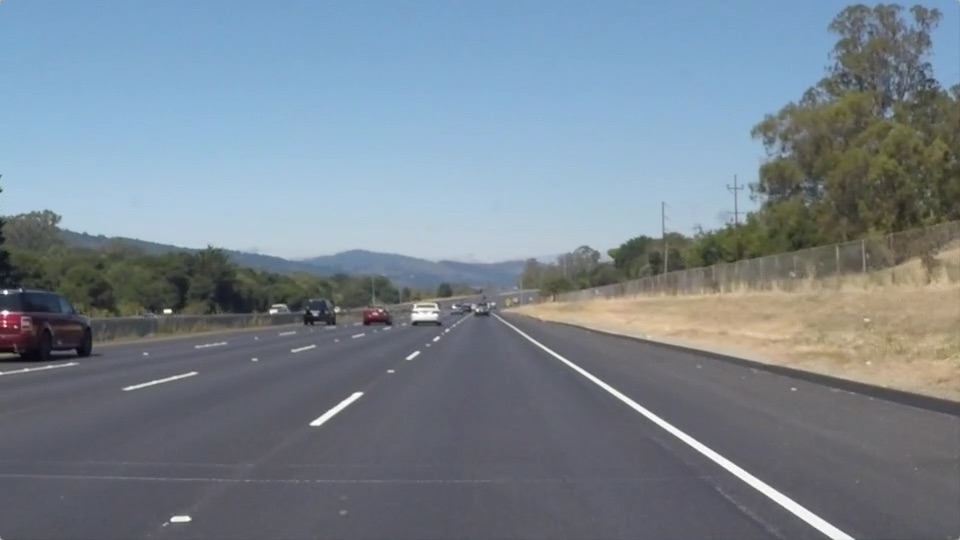
#> input picture sdcnd/CarND-LaneLines-P1-master/test_images/solidWhiteRight.jpg, 960 x 540 px
$ jupyter execute --allow-errors P1.ipynb   (shell and % lines are left out)
#> lines starting #> are read from the running program, lines starting #| are printed output that depends on the picture; after the words box and inside, x2 and y2 are one past the last pixel; in counts of white or black regions, pixels touching at a corner belong together
### sdcnd/CarND-LaneLines-P1-master/lane_segment.py
"""
LaneSegment class
"""
import math

class LaneSegment:
    """
    Encapsultes a lane segment defined by a raster image
    """
    def __init__(self, px1, py1, px2, py2):
        self.set_endpoints(px1, py1, px2, py2)

    def set_endpoints(self, px1, py1, px2, py2):
        """
        Set new endpoints for line segment.
        """
        self.px1 = px1
        self.py1 = py1
        self.px2 = px2
        self.py2 = py2
        self.d_x = px2 - px1
        self.d_y = py2 - py1
        self.abs_d_y = math.fabs(self.d_y)
        if self.d_x == 0:
            self.slope = float('NaN')
            self.abs_slope = float('NaN')
        else:
            self.slope = self.d_y / self.d_x
            self.abs_slope = math.fabs(self.slope)
        self.min_x = min(self.px1, self.px2)
        self.min_y = min(self.py1, self.py2)
        self.max_x = max(self.px1, self.px2)
        self.max_y = max(self.py1, self.py2)

### sdcnd/CarND-LaneLines-P1-master/P1.ipynb
# **Finding Lane Lines on the Road**
***
In this project, you will use the tools you learned about in the lesson to identify lane lines on the road.  You can develop your pipeline on a series of individual images, and later apply the result to a video stream (really just a series of images). Check out the video clip "raw-lines-example.mp4" (also contained in this repository) to see what the output should look like after using the helper functions below.

Once you have a result that looks roughly like "raw-lines-example.mp4", you'll need to get creative and try to average and/or extrapolate the line segments you've detected to map out the full extent of the lane lines.  You can see an example of the result you're going for in the video "P1_example.mp4".  Ultimately, you would like to draw just one line for the left side of the lane, and one for the right.

---
Let's have a look at our first image called 'test_images/solidWhiteRight.jpg'.  Run the 2 cells below (hit Shift-Enter or the "play" button above) to display the image.

**Note** If, at any point, you encounter frozen display windows or other confounding issues, you can always start again with a clean slate by going to the "Kernel" menu above and selecting "Restart & Clear Output".

---

**The tools you have are color selection, region of interest selection, grayscaling, Gaussian smoothing, Canny Edge Detection and Hough Tranform line detection.  You  are also free to explore and try other techniques that were not presented in the lesson.  Your goal is piece together a pipeline to detect the line segments in the image, then average/extrapolate them and draw them onto the image for display (as below).  Once you have a working pipeline, try it out on the video stream below.**

---

<figure>

 <figcaption>
 <p></p>
 <p style="text-align: center;"> Your output should look something like this (above) after detecting line segments using the helper functions below </p>
 </figcaption>
</figure>
 <p></p>
<figure>

 <figcaption>
 <p></p>
 <p style="text-align: center;"> Your goal is to connect/average/extrapolate line segments to get output like this</p>
 </figcaption>
</figure>

[cell 1]
#importing some useful packages
import matplotlib
import matplotlib.pyplot as plt
import matplotlib.image as mpimg
import numpy as np
import cv2

[cell 2]
#reading in an image
image = mpimg.imread('test_images/solidWhiteRight.jpg')
#> image is the input picture: shape (540, 960, 3); mean R, G, B 120.3, 132.6, 143.7
#printing out some stats and plotting
print('This image is:', type(image), 'with dimesions:', image.shape)
#| This image is: <class 'numpy.ndarray'> with dimesions: (540, 960, 3)
plt.imshow(image)  #call as plt.imshow(gray, cmap='gray') to show a grayscaled image

**Some OpenCV functions (beyond those introduced in the lesson) that might be useful for this project are:**

`cv2.inRange()` for color selection
`cv2.fillPoly()` for regions selection
`cv2.line()` to draw lines on an image given endpoints
`cv2.addWeighted()` to coadd / overlay two images
`cv2.cvtColor()` to grayscale or change color
`cv2.imwrite()` to output images to file
`cv2.bitwise_and()` to apply a mask to an image

**Check out the OpenCV documentation to learn about these and discover even more awesome functionality!**

Below are some helper functions to help get you started. They should look familiar from the lesson!

[cell 3]
#importing some useful packages
import matplotlib
import matplotlib.pyplot as plt
import matplotlib.image as mpimg
import numpy as np
import cv2
from lane_segment import LaneSegment

#reading in an image
image = mpimg.imread('test_images/solidWhiteRight.jpg')
#printing out some stats and plotting
print('This image is:', type(image), 'with dimesions:', image.shape)
#| This image is: <class 'numpy.ndarray'> with dimesions: (540, 960, 3)
#plt.imshow(image)  #call as plt.imshow(gray, cmap='gray') to show a grayscaled image

import math

def grayscale(img):
    """Applies the Grayscale transform
    This will return an image with only one color channel
    but NOTE: to see the returned image as grayscale
    you should call plt.imshow(gray, cmap='gray')"""
    return cv2.cvtColor(img, cv2.COLOR_RGB2GRAY)
    # Or use BGR2GRAY if you read an image with cv2.imread()
    # return cv2.cvtColor(img, cv2.COLOR_BGR2GRAY)

def canny(img, low_threshold, high_threshold):
    """Applies the Canny transform"""
    return cv2.Canny(img, low_threshold, high_threshold)

def gaussian_blur(img, kernel_size):
    """Applies a Gaussian Noise kernel"""
    return cv2.GaussianBlur(img, (kernel_size, kernel_size), 0)

# [23 lines left out: function region_of_interest, not called in this run]

def draw_lines(img, lines, color=[255, 0, 0], thickness=2):
    """
    NOTE: this is the function you might want to use as a starting point once you want to
    average/extrapolate the line segments you detect to map out the full
    extent of the lane (going from the result shown in raw-lines-example.mp4
    to that shown in P1_example.mp4).

    Think about things like separating line segments by their
    slope ((y2-y1)/(x2-x1)) to decide which segments are part of the left
    line vs. the right line.  Then, you can average the position of each of
    the lines and extrapolate to the top and bottom of the lane.

    This function draws `lines` with `color` and `thickness`.
    Lines are drawn on the image inplace (mutates the image).
    If you want to make the lines semi-transparent, think about combining
    this function with the weighted_img() function below
    """
    left_lane_lines = []
    right_lane_lines = []
    #valid_segments = []

    for line in lines:
        for x1, y1, x2, y2 in line:
            lane_segment = LaneSegment(x1, y1, x2, y2)
            # Ignore segments that don't looks like lane lines in slope and length

            if True:
                if math.isnan(lane_segment.slope) or lane_segment.abs_d_y < MIN_DY or \
                    lane_segment.abs_slope < MIN_ABS_SLOPE or lane_segment.abs_slope > MAX_ABS_SLOPE:
                    continue
                if lane_segment.slope > 0:
                    if lane_segment.min_x < MID_X:
                        # Ignore segments that are on the wrong side of the screen based on slope
                        continue
                    right_lane_lines.append(lane_segment)
                if lane_segment.slope < 0:
                    if lane_segment.max_x > MID_X:
                        # Ignore segments that are on the wrong side of the screen based on slope
                        continue
                    left_lane_lines.append(lane_segment)

            #valid_segments.append(lane_segment)

    # for segment in valid_segments:
    #    cv2.line(img, (segment.px1, segment.py1), (segment.px2, segment.py2), color, 2)

    if len(left_lane_lines) > 1:
        left_max_x = sorted(left_lane_lines, key=lambda x: x.max_x, reverse=True)
        left_max_y = sorted(left_lane_lines, key=lambda x: x.max_y, reverse=True)

        # Calculate one pixel endpoint for each lane line side at the top
        left_top = (left_max_x[0].max_x, left_max_x[0].min_y)

        # Calculate two pixel endpoints for each lane line side at the bottom since
        # at the bottom of the screen the lane width is substantial and should result
        # in two edges detected, one for each side of the lane.
        left_bottom1 = (left_max_y[1].min_x, left_max_y[1].max_y)
        left_bottom2 = (left_max_y[0].min_x, left_max_y[0].max_y)

        # Extrapolate to bottom of image.
        left_bottom1 = (int(extrapolate_x(left_top, left_bottom1, YSIZE)), YSIZE)
        left_bottom2 = (int(extrapolate_x(left_top, left_bottom2, YSIZE)), YSIZE)

        # Draw the four line segments from the bottom endpoints to the top endpoints
        cv2.line(img, left_bottom1, left_top, color, thickness)
        cv2.line(img, left_bottom2, left_top, color, thickness)
    else:
        print ("No left lane line found.")

    if len(right_lane_lines) > 1:
        right_min_x = sorted(right_lane_lines, key=lambda x: x.min_x, reverse=False)
        right_max_y = sorted(right_lane_lines, key=lambda x: x.max_y, reverse=True)

        # Calculate one pixel endpoint for each lane line side at the top
        right_top = (right_min_x[0].min_x, right_min_x[0].min_y)

        # Calculate two pixel endpoints for each lane line side at the bottom since
        # at the bottom of the screen the lane width is substantial and should result
        # in two edges detected, one for each side of the lane.
        right_bottom1 = (right_max_y[1].max_x, right_max_y[1].max_y)
        right_bottom2 = (right_max_y[0].max_x, right_max_y[0].max_y)

        # Extrapolate to bottom of image.
        right_bottom1 = (int(extrapolate_x(right_top, right_bottom1, YSIZE)), YSIZE)
        right_bottom2 = (int(extrapolate_x(right_top, right_bottom2, YSIZE)), YSIZE)

        cv2.line(img, right_bottom1, right_top, color, thickness)
        cv2.line(img, right_bottom2, right_top, color, thickness)
    else:
        print ("No right lane line found.")

def hough_lines(img, rho, theta, threshold, min_line_len, max_line_gap):
    """
    `img` should be the output of a Canny transform.

    Returns an image with hough lines drawn.
    """
    lines = cv2.HoughLinesP(img, rho, theta, threshold, np.array([]), minLineLength=min_line_len, maxLineGap=max_line_gap)
    line_img = np.zeros((img.shape[0], img.shape[1], 3), dtype=np.uint8)
    draw_lines(line_img, lines, thickness=12)
    return line_img

# Python 3 has support for cool math symbols.

def weighted_img(img, initial_img, α=0.8, β=1., λ=0.):
    """
    `img` is the output of the hough_lines(), An image with lines drawn on it.
    Should be a blank image (all black) with lines drawn on it.

    `initial_img` should be the image before any processing.

    The result image is computed as follows:

    initial_img * α + img * β + λ
    NOTE: initial_img and img must be the same shape!
    """
    return cv2.addWeighted(initial_img, α, img, β, λ)

def extrapolate_x(p1, p2, y):
    slope = (p2[1] - p1[1]) / (p2[0] - p1[0])
    y_intercept = p1[1] - slope * p1[0]
    return (y - y_intercept)/slope

# TODO: Build your pipeline that will draw lane lines on the test_images
# then save them to the test_images directory.

# define blur parameters
KERNEL_SIZE = 5

# Define the canny parameters
LOW_THRESHOLD=50
HIGH_THRESHOLD=150

# Define the Hough transform parameters
RHO = 1 # distance resolution in pixels of the Hough grid
THETA = np.pi/180 # angular resolution in radians of the Hough grid
THRESHOLD = 10    # minimum number of votes (intersections in Hough grid cell)
MIN_LINE_LENGTH = 20 #minimum number of pixels making up a line
MAX_LINE_GAP = 10    # maximum gap in pixels between connectable line segments

# Define expected image size
XSIZE = 960
YSIZE = 540
MID_X = XSIZE / 2

# Define area of interest parameters
DX1 = 60   # Pixels from left/right borders of bottom edge
DX2 = 440  # Pixels from left/right borders of top edge
DY = 320   # Pixels from top border of top edge

# Lane filtering parameters
MIN_DY = 5
MIN_ABS_SLOPE = 0.5
MAX_ABS_SLOPE = 3.0

def process_image(image):
    # step 1: convert to grayscale
    img = grayscale(image)

    # step 2: blur
    img = gaussian_blur(img, KERNEL_SIZE)

    # step 3: canny
    img = canny(img, LOW_THRESHOLD, HIGH_THRESHOLD)

    # step 4: calculate mask for region of interest

    # calculate vertices for region of interest
    vertices = np.array([[(DX1, YSIZE), (DX2, DY), (XSIZE - DX2, DY), (XSIZE - DX1, YSIZE)]],
                        dtype=np.int32)

    # Next we'll create a masked edges image using cv2.fillPoly()
    mask = np.zeros_like(img)
    ignore_mask_color = 255

    cv2.fillPoly(mask, vertices, ignore_mask_color)
    img = cv2.bitwise_and(img, mask)

    # step 5: apply Hough to find lines
    img = hough_lines(img, RHO, THETA, THRESHOLD, MIN_LINE_LENGTH, MAX_LINE_GAP)

    img = weighted_img(img, image)

    return img

## Test on Images

Now you should build your pipeline to work on the images in the directory "test_images"
**You should make sure your pipeline works well on these images before you try the videos.**

[cell 4]
import os
os.listdir("test_images/")

run your solution on all test_images and make copies into the test_images directory).

[cell 5]
# TODO: Build your pipeline that will draw lane lines on the test_images
# then save them to the test_images directory.

import os
test_images = os.listdir("test_images/")
for test_image in test_images:
    # load in image
    initial_img = mpimg.imread('test_images/' + test_image)
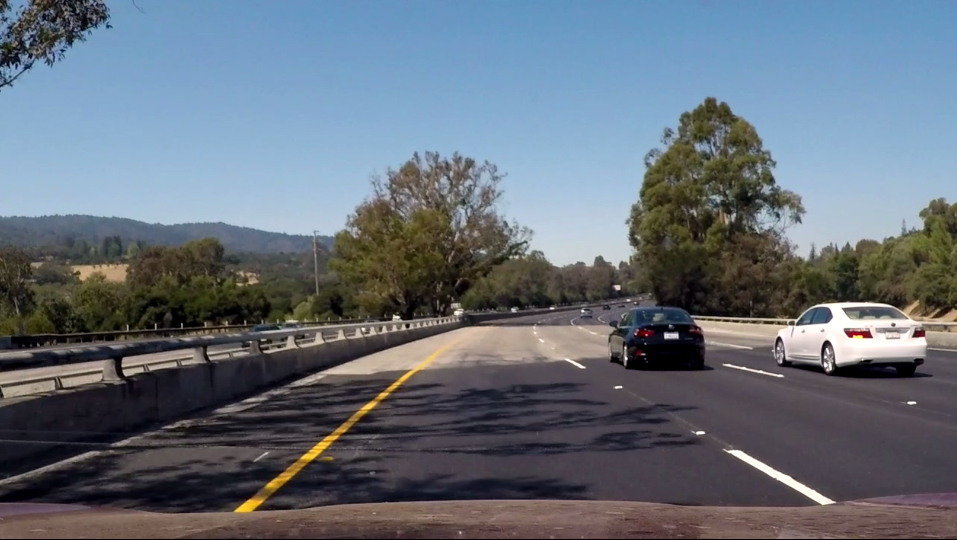
#> input picture sdcnd/CarND-LaneLines-P1-master/test_images/challenge1.jpg, 957 x 540 px
#> initial_img is the input picture: shape (540, 957, 3); mean R, G, B 101.4, 110.6, 121.2
    xsize = image.shape[1]
    ysize = image.shape[0]
    if xsize != XSIZE or ysize != YSIZE:
        raise Exception("Incorrect image size", xsize, ysize)
    img = process_image(initial_img)
#> in grayscale, `return cv2.cvtColor(img, cv2.COLOR_RGB2GRAY)`:
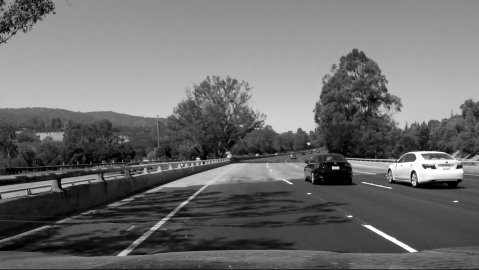
#> returned value: shape (540, 957) (shown at 1/2 size); min 0, max 255, mean 109.1
#> in canny, `return cv2.Canny(img, low_threshold, high_threshold)`:
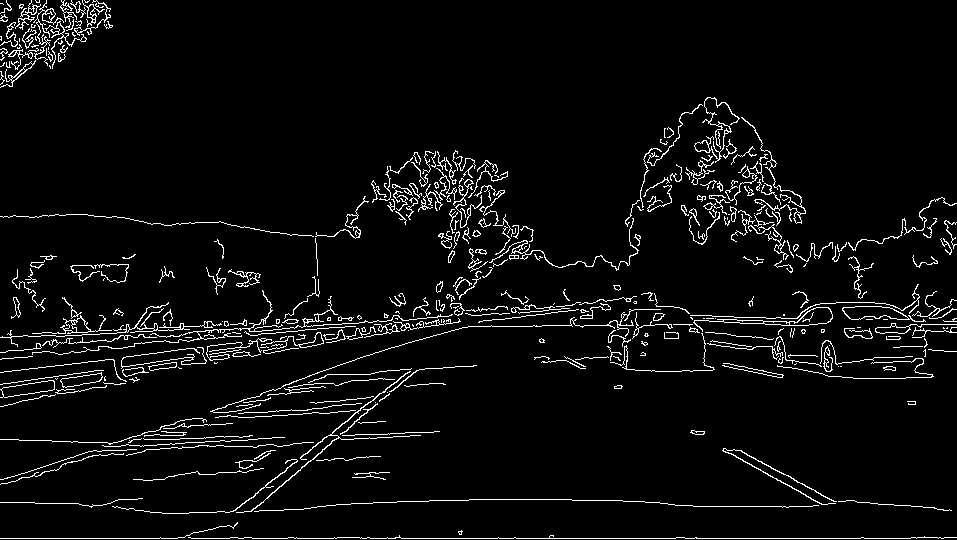
#> returned value: shape (540, 957); 4.7% white in thin lines or dots
#> in process_image, `cv2.fillPoly(mask, vertices, ignore_mask_color)`:
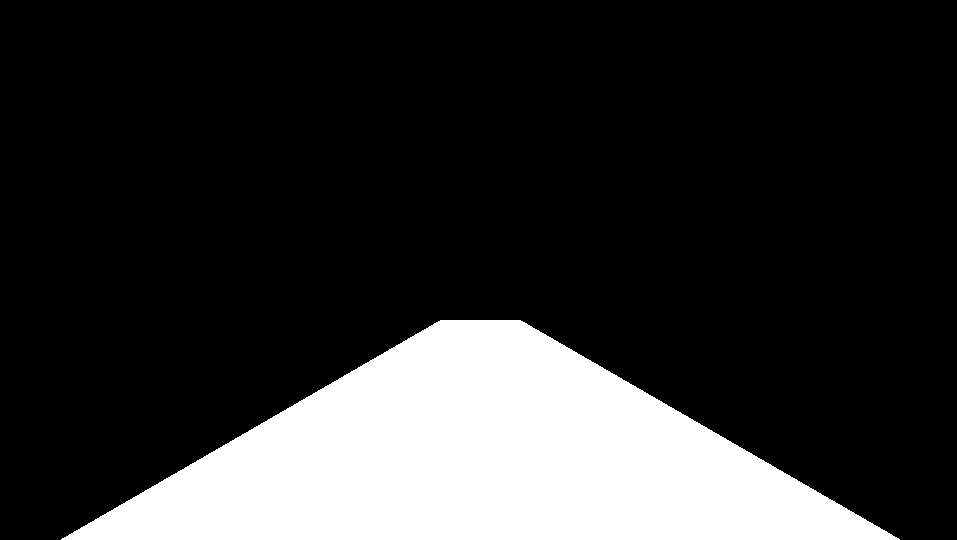
#> mask: shape (540, 957); 19.6% white; 1 white region, box (x1, y1, x2, y2) and area: (61, 320, 900, 540) 101360
#> in process_image, `img = cv2.bitwise_and(img, mask)`:
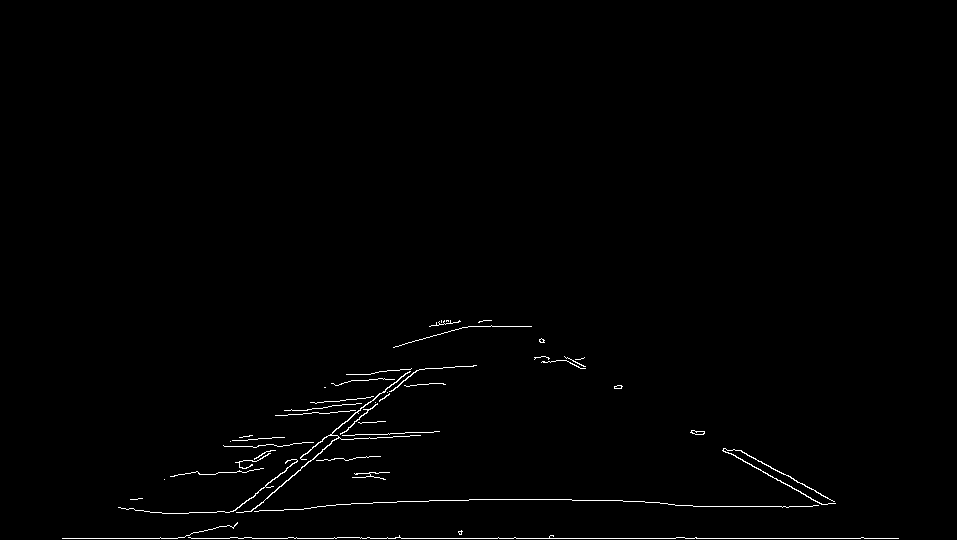
#> img: shape (540, 957); 0.8% white in thin lines or dots, all inside (x1, y1, x2, y2) = (62, 320, 899, 539)
#> in hough_lines, `lines = cv2.HoughLinesP(img, rho, theta, threshold, np.array([]), minL..`: lines = 71 rows, first 6: [191, 538, 336, 538], [235, 510, 409, 369], [737, 450, 834, 501], [752, 466, 823, 504], [707, 506, 812, 506], [608, 500, 692, 505]
#> the loop in draw_lines, `for line in lines:` made 71 passes
#> in draw_lines, `cv2.line(img, left_bottom1, left_top, color, thickness)`:
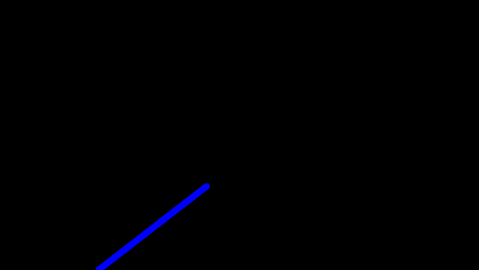
#> img: shape (540, 957, 3) (shown at 1/2 size); mean of channels 0, 1, 2 1.8, 0, 0; drawn as B, G, R
#> in draw_lines, `cv2.line(img, right_bottom2, right_top, color, thickness)`:
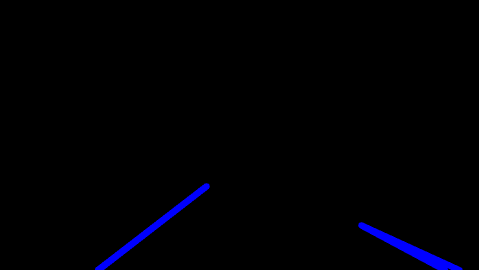
#> img: shape (540, 957, 3) (shown at 1/2 size); mean of channels 0, 1, 2 3.8, 0, 0; drawn as B, G, R
#> in weighted_img, `return cv2.addWeighted(initial_img, α, img, β, λ)`:
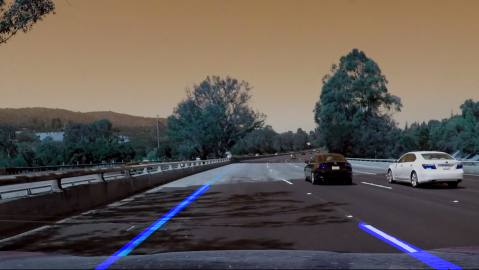
#> returned value: shape (540, 957, 3) (shown at 1/2 size); mean of channels 0, 1, 2 83.4, 88.5, 97; drawn as B, G, R

    print('Processed', test_image)
    mpimg.imsave("output/" + test_image, img)
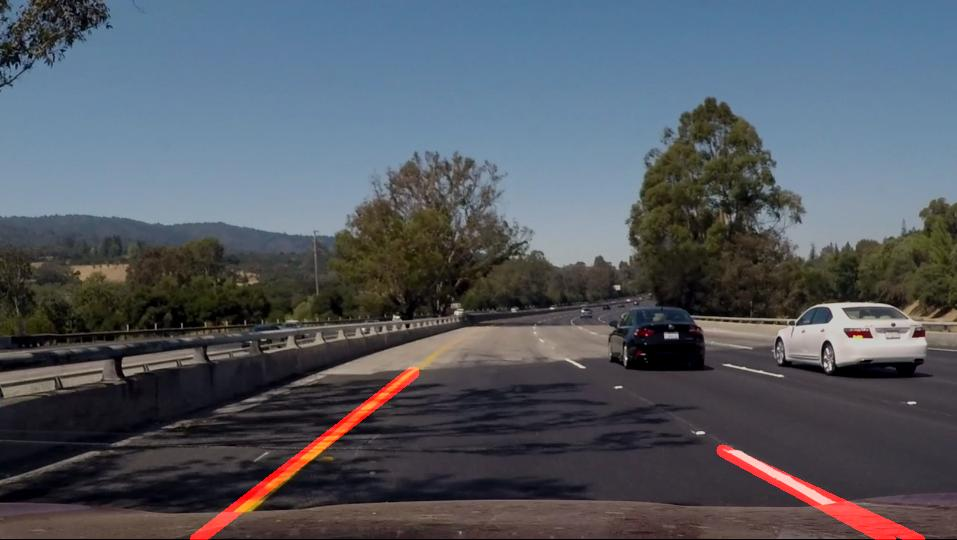
#> saved as challenge1.jpg: shape (540, 957, 3); mean R, G, B 83.3, 88.5, 97.1
